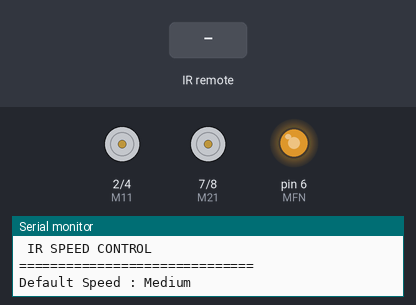
The sketch below on a simulated Arduino Uno, built with avr-gcc and run on an emulated ATmega328P. Parts: motor-driver pin pairs drawn as motors (green arrow = first pin HIGH = forward, orange = second pin HIGH = backward, longer = more drive), output pins drawn as LEDs (lit = HIGH), the last lines printed to the serial monitor. Inputs (shaded band) come from the test bench.

Above: at 1.2 s.
1.3 s: infrared code 0x6 received
At 2.5 s:
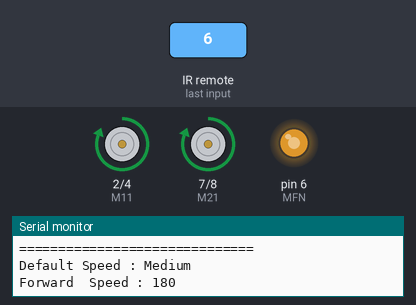
2.8 s: infrared code 0x5 received
At 3.7 s:
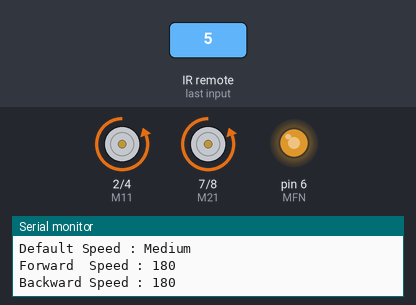
4.3 s: infrared code 0x2 received
At 4.9 s:
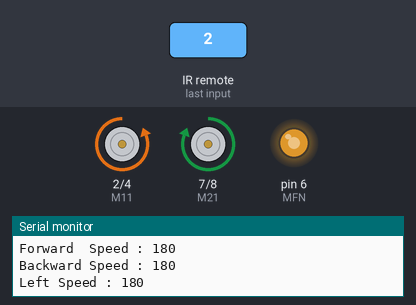
5.8 s: infrared code 0x3 received
At 7.0 s:
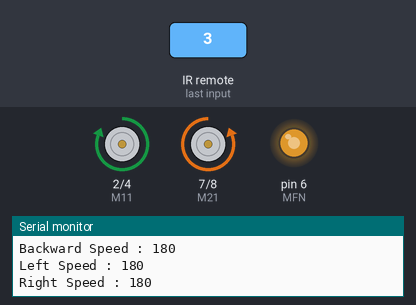
7.3 s: infrared code 0x1 received
At 8.4 s:
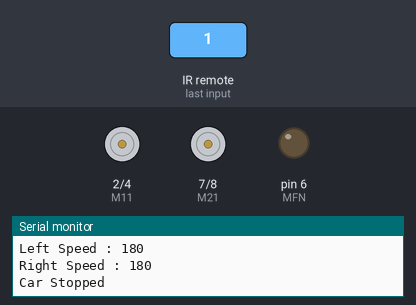
8.8 s: infrared code 0xA received
At 9.5 s:
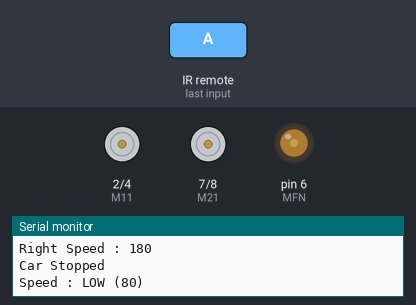
Timing chart, 0 to 11.3 s (numbered marks = the images above; inputs shaded):
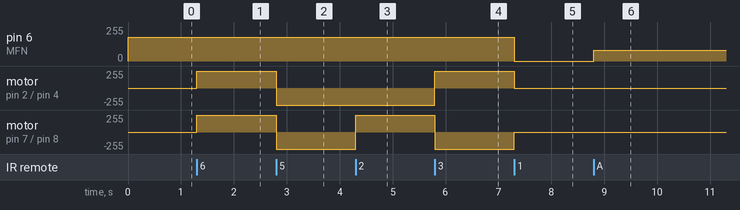

Measured:
- after the input at 1.3 s, motor on pin 2 (M11) / pin 4 (M12), motor on pin 7 (M21) / pin 8 (M22): stopped → forward 255/255 at once
- after the input at 2.8 s, motor on pin 2 (M11) / pin 4 (M12), motor on pin 7 (M21) / pin 8 (M22): forward 255/255 → backward 255/255 at once
- after the input at 4.3 s, motor on pin 7 (M21) / pin 8 (M22): backward 255/255 → forward 255/255 at once
- after the input at 5.8 s, motor on pin 2 (M11) / pin 4 (M12): backward 255/255 → forward 255/255 at once; motor on pin 7 (M21) / pin 8 (M22): forward 255/255 → backward 255/255 at once
- after the input at 7.3 s, pin 6 (MFN): 180/255 → 0/255 at once; motor on pin 2 (M11) / pin 4 (M12): forward 255/255 → stopped at once; motor on pin 7 (M21) / pin 8 (M22): backward 255/255 → stopped at once
- after the input at 8.8 s, pin 6 (MFN): 0/255 → 80/255 at once

The sketch:

Practical_56.ino
```cpp
/*
==============================================
Practical-56 : Speed Control via IR
Autobotix Robotics Board

TSOP  -> D3

M11 -> D2
M12 -> D4
MFN -> D6 (PWM)

M21 -> D7
M22 -> D8
==============================================
*/

#include <IRremote.hpp>

#define M11 2
#define M12 4
#define MFN 6

#define M21 7
#define M22 8

#define TSOP_PIN 3

//------------- Updated Saved IR Commands -----

// Movement Commands
#define UP        0x6   // Mapped from VOL+ (Forward)
#define DOWN      0x5   // Mapped from VOL- (Backward)
#define LEFT      0x2   // Mapped from PREV (|<<) (Turn Left)
#define RIGHT     0x3   // Mapped from NEXT (>>|) (Turn Right)
#define OK        0x1   // Mapped from PAUSE (Stop Car)

// Speed Commands
#define LOW_SPEED     0xA   // Button 1 (Low Speed - 80)
#define MEDIUM_SPEED  0x1B   // Button 2 (Medium Speed - 180)
#define HIGH_SPEED    0x1F   // Button 3 (High Speed - 255)

int speedValue = 180;

//================================

void setup()
{
  Serial.begin(9600);

  pinMode(M11, OUTPUT);
  pinMode(M12, OUTPUT);
  pinMode(M21, OUTPUT);
  pinMode(M22, OUTPUT);
  pinMode(MFN, OUTPUT);

  analogWrite(MFN, speedValue);

  IrReceiver.begin(TSOP_PIN, ENABLE_LED_FEEDBACK);

  Serial.println("==============================");
  Serial.println(" IR SPEED CONTROL ");
  Serial.println("==============================");
  Serial.println("Default Speed : Medium");
}

//================================

void forward()
{
  digitalWrite(M11, HIGH);
  digitalWrite(M12, LOW);

  digitalWrite(M21, HIGH);
  digitalWrite(M22, LOW);

  analogWrite(MFN, speedValue);

  Serial.print("Forward  Speed : ");
  Serial.println(speedValue);
}

//================================

void backward()
{
  digitalWrite(M11, LOW);
  digitalWrite(M12, HIGH);

  digitalWrite(M21, LOW);
  digitalWrite(M22, HIGH);

  analogWrite(MFN, speedValue);

  Serial.print("Backward Speed : ");
  Serial.println(speedValue);
}

//================================

void left()
{
  digitalWrite(M11, LOW);
  digitalWrite(M12, HIGH);

  digitalWrite(M21, HIGH);
  digitalWrite(M22, LOW);

  analogWrite(MFN, speedValue);

  Serial.print("Left Speed : ");
  Serial.println(speedValue);
}

//================================

void right()
{
  digitalWrite(M11, HIGH);
  digitalWrite(M12, LOW);

  digitalWrite(M21, LOW);
  digitalWrite(M22, HIGH);

  analogWrite(MFN, speedValue);

  Serial.print("Right Speed : ");
  Serial.println(speedValue);
}

//================================

void stopCar()
{
  digitalWrite(M11, LOW);
  digitalWrite(M12, LOW);

  digitalWrite(M21, LOW);
  digitalWrite(M22, LOW);

  analogWrite(MFN, 0);

  Serial.println("Car Stopped");
}

//================================

void loop()
{
  if (IrReceiver.decode())
  {
    byte cmd = IrReceiver.decodedIRData.command;

    if (cmd != 0x0)
    {
      switch (cmd)
      {
        //--------- Speed Controls ----------

        case LOW_SPEED:
          speedValue = 80;
          analogWrite(MFN, speedValue);
          Serial.println("Speed : LOW (80)");
          break;

        case MEDIUM_SPEED:
          speedValue = 180;
          analogWrite(MFN, speedValue);
          Serial.println("Speed : MEDIUM (180)");
          break;

        case HIGH_SPEED:
          speedValue = 255;
          analogWrite(MFN, speedValue);
          Serial.println("Speed : HIGH (255)");
          break;

        //--------- Movement Controls -------

        case UP:
          forward();
          break;

        case DOWN:
          backward();
          break;

        case LEFT:
          left();
          break;

        case RIGHT:
          right();
          break;

        case OK:
          stopCar();
          break;
      }
    }

    IrReceiver.resume();
  }
}
```
